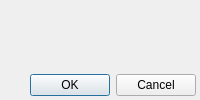
<?xml version="1.0" encoding="UTF-8"?>
<ui version="4.0">
 <class>LUAEditorFindInFilesDialog</class>
 <widget class="QDialog" name="LUAEditorFindInFilesDialog">
  <property name="windowModality">
   <enum>Qt::ApplicationModal</enum>
  </property>
  <property name="sizePolicy">
   <sizepolicy hsizetype="Preferred" vsizetype="Preferred">
    <horstretch>0</horstretch>
    <verstretch>0</verstretch>
   </sizepolicy>
  </property>
  <property name="sizeGripEnabled">
   <bool>false</bool>
  </property>
  <property name="windowTitle">
   <string>Find in Files...</string>
  </property>
  <layout class="QVBoxLayout" name="verticalLayout">
   <property name="leftMargin">
    <number>4</number>
   </property>
   <property name="topMargin">
    <number>4</number>
   </property>
   <property name="rightMargin">
    <number>4</number>
   </property>
   <property name="bottomMargin">
    <number>4</number>
   </property>
   <item>
    <widget class="LUAEditor::LUAEditorFindWidget" name="m_findInFilesWidget" native="true"/>
   </item>
   <item>
    <widget class="QDialogButtonBox" name="buttonBox">
     <property name="orientation">
      <enum>Qt::Horizontal</enum>
     </property>
     <property name="standardButtons">
      <set>QDialogButtonBox::Cancel|QDialogButtonBox::Ok</set>
     </property>
    </widget>
   </item>
  </layout>
 </widget>
 <customwidgets>
  <customwidget>
   <class>LUAEditor::LUAEditorFindWidget</class>
   <extends>QWidget</extends>
   <header>Source/LUA/LUAEditorFindWidget.h</header>
   <container>1</container>
  </customwidget>
 </customwidgets>
 <resources/>
 <connections>
  <connection>
   <sender>buttonBox</sender>
   <signal>accepted()</signal>
   <receiver>LUAEditorFindInFilesDialog</receiver>
   <slot>accept()</slot>
   <hints>
    <hint type="sourcelabel">
     <x>-1</x>
     <y>-1</y>
    </hint>
    <hint type="destinationlabel">
     <x>157</x>
     <y>274</y>
    </hint>
   </hints>
  </connection>
  <connection>
   <sender>buttonBox</sender>
   <signal>rejected()</signal>
   <receiver>LUAEditorFindInFilesDialog</receiver>
   <slot>reject()</slot>
   <hints>
    <hint type="sourcelabel">
     <x>-1</x>
     <y>-1</y>
    </hint>
    <hint type="destinationlabel">
     <x>286</x>
     <y>274</y>
    </hint>
   </hints>
  </connection>
 </connections>
</ui>
